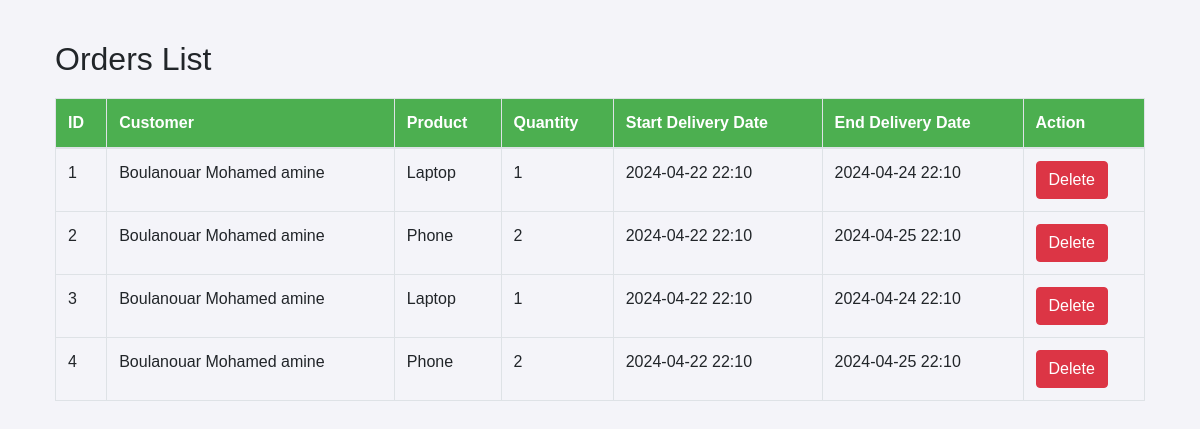
The page /orders on the database as committed earlier.
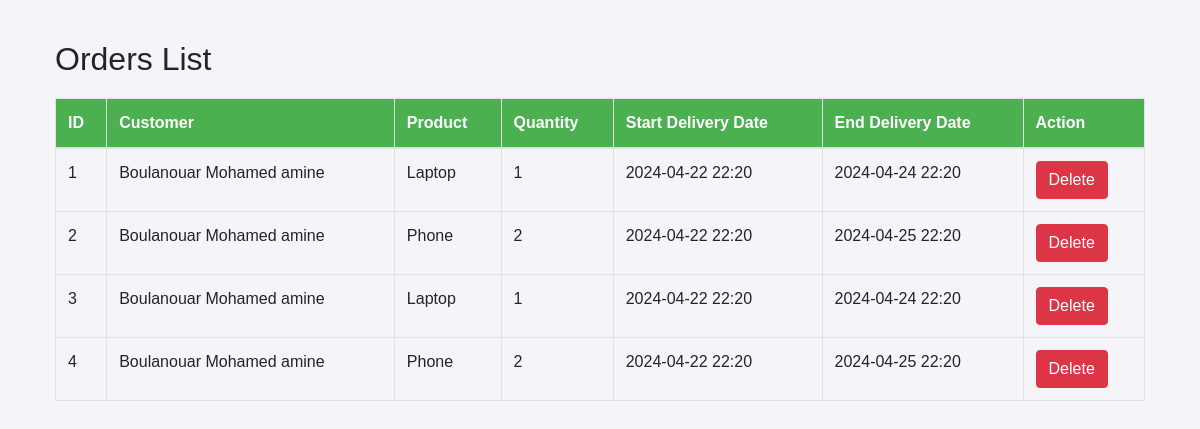
The same page on the database as committed later.
### app/models/order.py (models this page shows)
class Order(db.Model):
    __tablename__ = 'orders'
    id = db.Column(db.Integer, primary_key=True)
    product_id = db.Column(db.Integer, db.ForeignKey('products.id'))
    product = db.relationship('Product', backref='orders')
    customer_id = db.Column(db.Integer, db.ForeignKey('customers.id'))
    customer = db.relationship('Customer', back_populates='orders')
    quantity = db.Column(db.Integer, nullable=False)
    start_delivery_date = db.Column(db.DateTime, nullable=False)
    end_delivery_date = db.Column(db.DateTime, nullable=False)
    order_weight = db.Column(db.Float, nullable=True)

### app/models/customer.py (models this page shows)
class Customer(db.Model):
    __tablename__ = 'customers'
    id = db.Column(db.Integer, primary_key=True)
    nom = db.Column(db.String)
    prenom = db.Column(db.String)
    address = db.relationship(
        'Address', back_populates='customer', uselist=False)
    telephone = db.Column(db.String)
    orders = db.relationship('Order', back_populates='customer', overlaps="orders")

### app/models/product.py (models this page shows)
class Product(db.Model):
    __tablename__ = 'products'  # Correct table name used in ForeignKey reference
    id = db.Column(db.Integer, primary_key=True)
    nom = db.Column(db.String, nullable=False)
    description = db.Column(db.String)
    price = db.Column(db.Float, nullable=False)
    weight = db.Column(db.Float, nullable=False) # Weight of the product in kg

### app/routes/order.py (the view)
@order_bp.route('/orders', methods=['GET'])
def list_orders():
    orders = Order.query.all()
    return render_template('orders/list_orders.html', orders=orders)

### app/templates/orders/list_orders.html (shortened to what this page needs)
{% extends "base.html" %}
{% block content %}
<div class="container">
    <h2>Orders List</h2>
    <table class="table table-bordered">
        <thead>
            <tr>
                <th>ID</th>
                <th>Customer</th>
                <th>Product</th>
                <th>Quantity</th>
                <th>Start Delivery Date</th>
                <th>End Delivery Date</th>
                <th>Action</th>
            </tr>
        </thead>
        <tbody>
            {% for order in orders %}
            <tr>
                <td>{{ order.id }}</td>
                <td>{{ order.customer.nom }} {{ order.customer.prenom }}</td>
                <td>{{ order.product.nom }}</td>
                <td>{{ order.quantity }}</td>
                <td>{{ order.start_delivery_date.strftime('%Y-%m-%d %H:%M') }}</td>
                <td>{{ order.end_delivery_date.strftime('%Y-%m-%d %H:%M') }}</td>
                <td>
                    <form action="{{ url_for('order.delete_order', id=order.id) }}" method="POST" style="display:inline;">
                        <button type="submit" class="btn btn-danger">Delete</button>
                    </form>
                </td>
            </tr>
            {% endfor %}
        </tbody>
    </table>
</div>
{% endblock %}

### app/templates/base.html (shortened to what this page needs)
<!DOCTYPE html>
<html lang="en">
<head>
    <link href="https://maxcdn.bootstrapcdn.com/bootstrap/4.5.2/css/bootstrap.min.css" rel="stylesheet">
    <link rel="stylesheet" href="https://unpkg.com/leaflet@1.7.1/dist/leaflet.css" />
</head>
<body>
    {% block content %}
    {% endblock %}
</body>
</html>

### app/templates/base.html (style rules this page uses)
body { font-family: Arial, sans-serif; margin: 40px; background-color: #f4f4f9; }
table { width: 100%; margin-top: 20px; }
th, td { padding: 8px; text-align: left; border-bottom: 1px solid #ddd; }
th { background-color: #4CAF50; color: white; }

Rows that differ between the two databases and show on the page:
changed Order id 1: start_delivery_date "2024-04-22 22:10" → "2024-04-22 22:20"; end_delivery_date "2024-04-24 22:10" → "2024-04-24 22:20"
changed Order id 2: start_delivery_date "2024-04-22 22:10" → "2024-04-22 22:20"; end_delivery_date "2024-04-25 22:10" → "2024-04-25 22:20"
changed Order id 3: start_delivery_date "2024-04-22 22:10" → "2024-04-22 22:20"; end_delivery_date "2024-04-24 22:10" → "2024-04-24 22:20"
changed Order id 4: start_delivery_date "2024-04-22 22:10" → "2024-04-22 22:20"; end_delivery_date "2024-04-25 22:10" → "2024-04-25 22:20"
